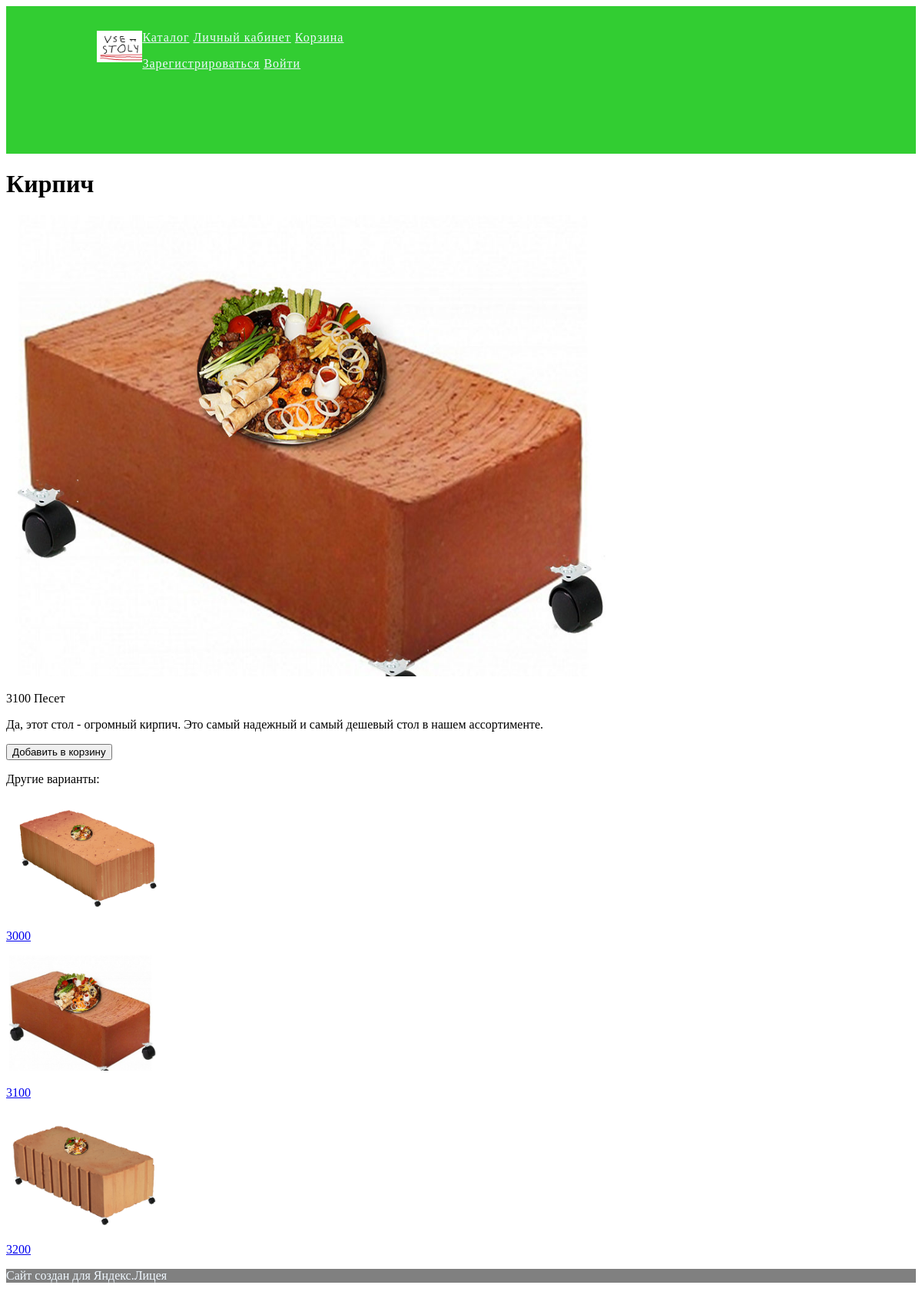
The app's page /brick/2-1 with its own data.
### data/tables.py (models this page shows, shortened)
class Table(SqlAlchemyBase):
    __tablename__ = 'tables'
    id = sqlalchemy.Column(sqlalchemy.Integer,
                           primary_key=True, autoincrement=True)
    title = sqlalchemy.Column(sqlalchemy.String, nullable=True)
    type = sqlalchemy.Column(sqlalchemy.String, nullable=True)
    deck = sqlalchemy.Column(sqlalchemy.String, nullable=True)
    legs = sqlalchemy.Column(sqlalchemy.String, nullable=True)
    cost = sqlalchemy.Column(sqlalchemy.Integer)
    description = sqlalchemy.Column(sqlalchemy.Text, nullable=True)
    in_catalog = sqlalchemy.Column(sqlalchemy.Boolean, nullable=True)

### app.py (the view)
@app.route('/<type>/<style>')
def table(type, style):
    current_table = None
    session = db_session.create_session()
    table_list = session.query(tables.Table)
    s1 = int(style[0])
    s2 = int(style[-1])
    variations = []
    for el in table_list:
        if el.type == type and el.deck == s1 and el.legs == s2:
            current_table = el
        if el.type == type:
            variations.append(el)
    form = TableForm()
    if form.validate_on_submit():
        session = db_session.create_session()
    return render_template('table.html', title=type, table=current_table, form=form, vars=variations)

### app.py
class TableForm(FlaskForm):
    add_to_cart = SubmitField('Добавить в корзину')

### data/db_session.py (called while the page is built)
def create_session() -> Session:
    global __factory
    return __factory()

### templates/table.html
{% extends "base.html" %}
{% block content %}
    <h1>{{ table.title }}</h1>
    <div class="tbl-page">
    <img src="../static/img/{{ table.type }}/{{ table.deck }}-{{ table.legs }}.jpg"
         width="800" height="600" alt="Ошибка 404">
    <p class="tbl-pg-price">{{ table.cost }} Песет</p>
    <p class="tbl-pg-descr">{{ table.description }}</p>
    <p>{{ form.add_to_cart(type="submit", class="btn btn-primary") }}</p>
    </div>
    <p>Другие варианты:</p>
    {% for var in vars %}
        <a href="/{{ var.type }}/{{ var.deck }}-{{ var.legs }}">
        <div class="variations">
            <img src="../static/img/{{ var.type }}/{{ var.deck }}-{{ var.legs }}.jpg"
                 width="200" height="150" alt="Ошибка 404">
            <p>{{ var.cost }}</p>
        </div>
        </a>
    {% endfor %}
{% endblock %}

### records on screen
Table: title "Кирпич", type (picture), cost "3100", description "Да, этот стол - огромный кирпич. Это самый надежный и самый дешевый стол в нашем ассортименте."
Table: type (picture), cost "3000"
Table: type (picture), cost "3200"
